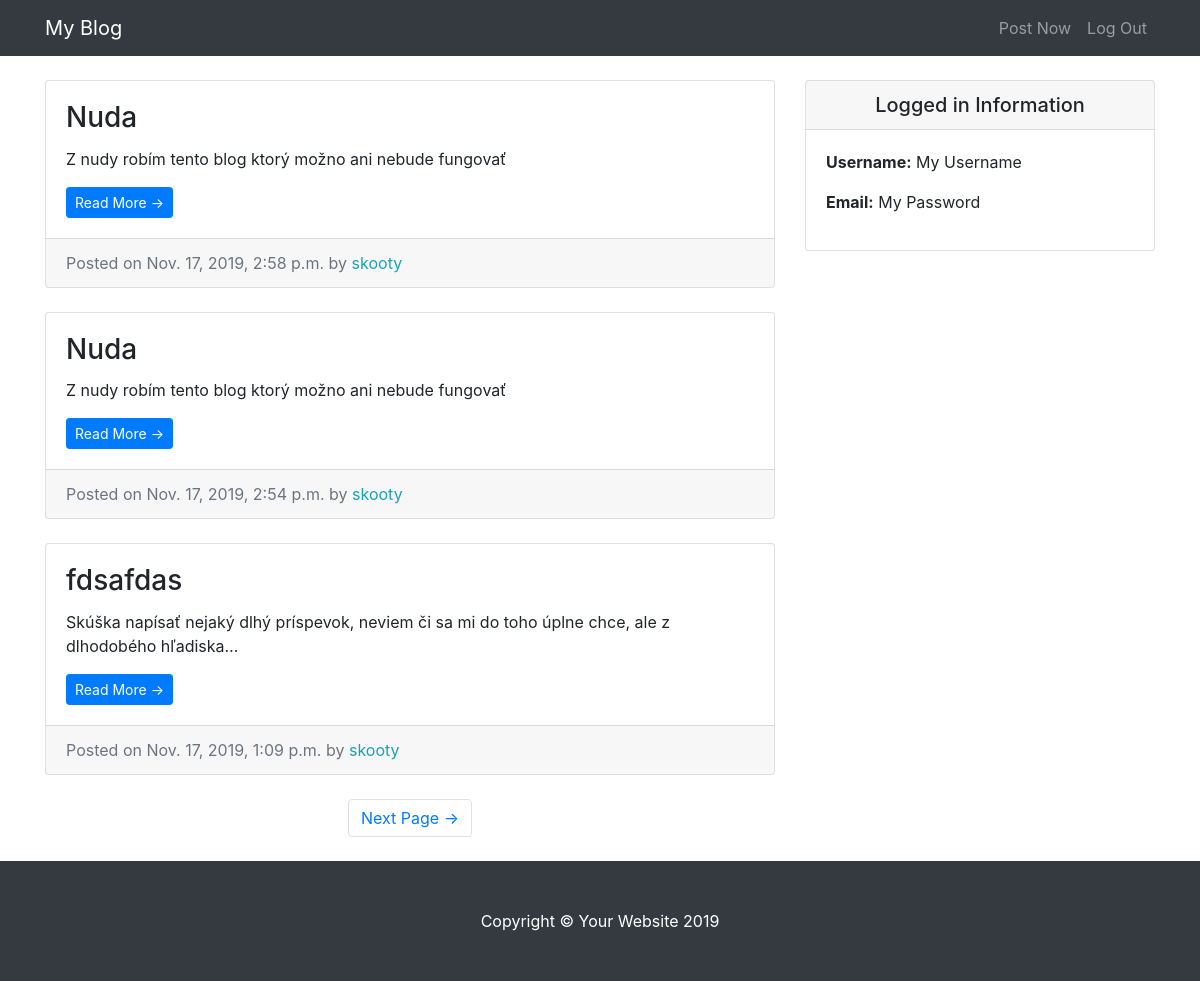
The page / on the database its author committed.
### entries/models.py (models this page shows, shortened)
class Entry(models.Model):
    entry_title = models.CharField(max_length=50)
    entry_text = models.TextField()
    entry_date = models.DateTimeField(auto_now_add=True)
    entry_author = models.ForeignKey(User, on_delete = models.CASCADE)
    class Meta:
        verbose_name_plural = "entries"

### entries/views.py (the view)
# urls.py: path('',HomeView.as_view(), name = 'blog-home'),
class HomeView(ListView):
    model = Entry
    template_name = 'entries/index.html'
    context_object_name = "blog_entries"
    ordering = ['-entry_date']
    paginate_by = 3

### entries/templates/entries/index.html (shortened to what this page needs)
{% extends "entries/base.html" %}
{% block content %}
    <div class="col-md-8">
    {% for entry in blog_entries %}
    <div class="card mb-4 mt-4">
      <div class="card-body">
        <h3 class="card-title">{{entry.entry_title}}</h3>
        <p class="card-text">{{entry.entry_text|truncatechars:100}}</p>
        <a href="{% url 'entry-detail' entry.pk %}" class="btn btn-primary btn-sm">Read More &rarr;</a>
      </div>
      <div class="card-footer text-muted">
        Posted on {{entry.entry_date}} by
        <span class= "text-info mr-2">{{entry.entry_author}}</span>
      </div>
    </div>
    {% endfor %}
    {% if is_paginated %}
    <ul class="pagination justify-content-center mb-4">
        {% if page_obj.has_next %}
        <li class="page-item">
            <a class="page-link" href="?page={{page_obj.next_page_number}}">Next Page &rarr;</a>
        </li>
        {% endif %}
    </ul>
    {% endif %}
  </div>
  {% endblock %}

### entries/templates/entries/base.html (shortened to what this page needs)
{% load static %}
<!DOCTYPE html>
<html lang="en">
<head>
  <link href="{% static 'entries/vendor/bootstrap/css/bootstrap.min.css' %}" rel="stylesheet">
  <link href="{% static 'entries/css/blog-home.css' %}" rel="stylesheet">
</head>
<body>
  <nav class="navbar navbar-expand-lg navbar-dark bg-dark fixed-top">
    <div class="container">
      <a class="navbar-brand" href="#">My Blog</a>
      <div class="collapse navbar-collapse" id="navbarResponsive">
        <ul class="navbar-nav ml-auto">
          <li class="nav-item">
            <a class="nav-link" href="#">Post Now</a>
          </li>
          <li class="nav-item">
            <a class="nav-link" href="#">Log Out</a>
          </li>
        </ul>
      </div>
    </div>
  </nav>
  <div class="container">
    <div class="row">
      {% block content %} {% endblock %}
    <div class="col-md-4">
      <div class="card my-4">
          <h5 class="card-header text-center">Logged in Information</h5>
          <div class="card-body">
            <ul class="list-unstyled mb-0">
                <li>
                    <p> <strong>Username:</strong> My Username </p>
                </li>
                <li>
                    <p> <strong>Email:</strong> My Password</p>
                </li>
            </ul>
          </div>
        </div>
      </div>
    </div>
  </div>
  <footer class="py-5 bg-dark">
    <div class="container">
      <p class="m-0 text-center text-white">Copyright &copy; Your Website 2019</p>
    </div>
  </footer>
</body>
</html>

### entries/static/entries/css/blog-home.css (style rules this page uses)
body { padding-top: 56px; }

### rows shown on the page
Entry: entry_title "Nuda", entry_text "Z nudy robím tento blog ktorý možno ani nebude fungovať", entry_date "Nov. 17, 2019, 2:58 p.m.", entry_author "skooty"
Entry: entry_title "Nuda", entry_text "Z nudy robím tento blog ktorý možno ani nebude fungovať", entry_date "Nov. 17, 2019, 2:54 p.m.", entry_author "skooty"
Entry: entry_title "fdsafdas", entry_text "Skúška napísať nejaký dlhý príspevok, neviem či sa mi do toho úplne chce, ale z dlhodobého hľadiska…", entry_date "Nov. 17, 2019, 1:09 p.m.", entry_author "skooty"
